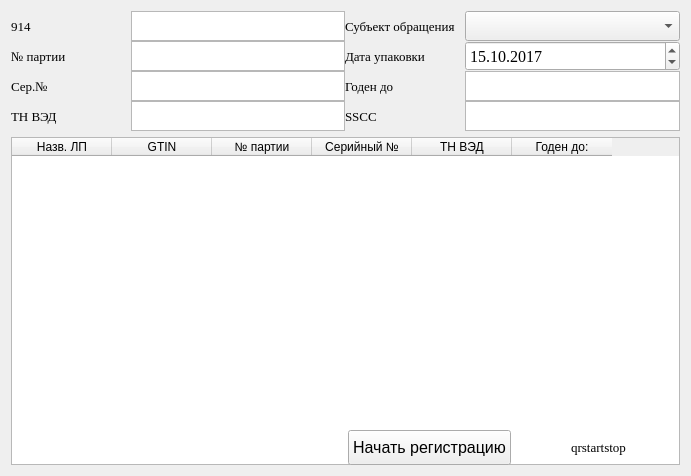
<?xml version="1.0" encoding="UTF-8"?>
<ui version="4.0">
 <class>UnitAppendWidget914</class>
 <widget class="QWidget" name="UnitAppendWidget914">
  <property name="geometry">
   <rect>
    <x>0</x>
    <y>0</y>
    <width>691</width>
    <height>476</height>
   </rect>
  </property>
  <property name="windowTitle">
   <string>UnitAppendWidget914</string>
  </property>
  <layout class="QGridLayout" name="gridLayout_4">
   <item row="0" column="0" colspan="2">
    <layout class="QGridLayout" name="gridLayout">
     <property name="spacing">
      <number>0</number>
     </property>
     <item row="3" column="3" colspan="2">
      <widget class="QTextEdit" name="SSCCValue">
       <property name="sizePolicy">
        <sizepolicy hsizetype="Expanding" vsizetype="Minimum">
         <horstretch>0</horstretch>
         <verstretch>0</verstretch>
        </sizepolicy>
       </property>
       <property name="minimumSize">
        <size>
         <width>0</width>
         <height>30</height>
        </size>
       </property>
       <property name="maximumSize">
        <size>
         <width>2000</width>
         <height>30</height>
        </size>
       </property>
       <property name="font">
        <font>
         <pointsize>8</pointsize>
        </font>
       </property>
       <property name="readOnly">
        <bool>true</bool>
       </property>
       <property name="html">
        <string>&lt;!DOCTYPE HTML PUBLIC &quot;-//W3C//DTD HTML 4.0//EN&quot; &quot;http://www.w3.org/TR/REC-html40/strict.dtd&quot;&gt;
&lt;html&gt;&lt;head&gt;&lt;meta name=&quot;qrichtext&quot; content=&quot;1&quot; /&gt;&lt;style type=&quot;text/css&quot;&gt;
p, li { white-space: pre-wrap; }
&lt;/style&gt;&lt;/head&gt;&lt;body style=&quot; font-family:'MS Shell Dlg 2'; font-size:8pt; font-weight:400; font-style:normal;&quot;&gt;
&lt;p style=&quot;-qt-paragraph-type:empty; margin-top:0px; margin-bottom:0px; margin-left:0px; margin-right:0px; -qt-block-indent:0; text-indent:0px; font-size:10pt;&quot;&gt;&lt;br /&gt;&lt;/p&gt;&lt;/body&gt;&lt;/html&gt;</string>
       </property>
      </widget>
     </item>
     <item row="3" column="2">
      <widget class="QLabel" name="SSCCLabel">
       <property name="sizePolicy">
        <sizepolicy hsizetype="Minimum" vsizetype="Minimum">
         <horstretch>0</horstretch>
         <verstretch>0</verstretch>
        </sizepolicy>
       </property>
       <property name="minimumSize">
        <size>
         <width>120</width>
         <height>30</height>
        </size>
       </property>
       <property name="maximumSize">
        <size>
         <width>60</width>
         <height>30</height>
        </size>
       </property>
       <property name="font">
        <font>
         <family>Times New Roman</family>
         <pointsize>10</pointsize>
        </font>
       </property>
       <property name="text">
        <string>SSCC</string>
       </property>
       <property name="alignment">
        <set>Qt::AlignLeading|Qt::AlignLeft|Qt::AlignVCenter</set>
       </property>
      </widget>
     </item>
     <item row="0" column="2" colspan="2">
      <widget class="QLabel" name="otpravit">
       <property name="sizePolicy">
        <sizepolicy hsizetype="Maximum" vsizetype="Minimum">
         <horstretch>0</horstretch>
         <verstretch>0</verstretch>
        </sizepolicy>
       </property>
       <property name="minimumSize">
        <size>
         <width>120</width>
         <height>0</height>
        </size>
       </property>
       <property name="font">
        <font>
         <family>Times New Roman</family>
         <pointsize>10</pointsize>
        </font>
       </property>
       <property name="text">
        <string>Субъект обращения</string>
       </property>
       <property name="alignment">
        <set>Qt::AlignLeading|Qt::AlignLeft|Qt::AlignVCenter</set>
       </property>
      </widget>
     </item>
     <item row="0" column="4">
      <widget class="QComboBox" name="senderID">
       <property name="sizePolicy">
        <sizepolicy hsizetype="Expanding" vsizetype="Minimum">
         <horstretch>0</horstretch>
         <verstretch>0</verstretch>
        </sizepolicy>
       </property>
       <property name="minimumSize">
        <size>
         <width>0</width>
         <height>30</height>
        </size>
       </property>
       <property name="font">
        <font>
         <pointsize>12</pointsize>
        </font>
       </property>
      </widget>
     </item>
     <item row="2" column="1">
      <widget class="QTextEdit" name="serialNumberAgregationValue">
       <property name="sizePolicy">
        <sizepolicy hsizetype="Expanding" vsizetype="Minimum">
         <horstretch>0</horstretch>
         <verstretch>0</verstretch>
        </sizepolicy>
       </property>
       <property name="minimumSize">
        <size>
         <width>130</width>
         <height>30</height>
        </size>
       </property>
       <property name="maximumSize">
        <size>
         <width>2000</width>
         <height>30</height>
        </size>
       </property>
       <property name="font">
        <font>
         <pointsize>8</pointsize>
        </font>
       </property>
       <property name="readOnly">
        <bool>true</bool>
       </property>
       <property name="html">
        <string>&lt;!DOCTYPE HTML PUBLIC &quot;-//W3C//DTD HTML 4.0//EN&quot; &quot;http://www.w3.org/TR/REC-html40/strict.dtd&quot;&gt;
&lt;html&gt;&lt;head&gt;&lt;meta name=&quot;qrichtext&quot; content=&quot;1&quot; /&gt;&lt;style type=&quot;text/css&quot;&gt;
p, li { white-space: pre-wrap; }
&lt;/style&gt;&lt;/head&gt;&lt;body style=&quot; font-family:'MS Shell Dlg 2'; font-size:8pt; font-weight:400; font-style:normal;&quot;&gt;
&lt;p style=&quot;-qt-paragraph-type:empty; margin-top:0px; margin-bottom:0px; margin-left:0px; margin-right:0px; -qt-block-indent:0; text-indent:0px; font-size:10pt;&quot;&gt;&lt;br /&gt;&lt;/p&gt;&lt;/body&gt;&lt;/html&gt;</string>
       </property>
      </widget>
     </item>
     <item row="1" column="4">
      <widget class="QDateTimeEdit" name="operationDate">
       <property name="sizePolicy">
        <sizepolicy hsizetype="Expanding" vsizetype="Minimum">
         <horstretch>0</horstretch>
         <verstretch>0</verstretch>
        </sizepolicy>
       </property>
       <property name="minimumSize">
        <size>
         <width>0</width>
         <height>30</height>
        </size>
       </property>
       <property name="maximumSize">
        <size>
         <width>2000</width>
         <height>30</height>
        </size>
       </property>
       <property name="font">
        <font>
         <family>Times New Roman</family>
         <pointsize>12</pointsize>
        </font>
       </property>
       <property name="date">
        <date>
         <year>2017</year>
         <month>10</month>
         <day>15</day>
        </date>
       </property>
       <property name="maximumDate">
        <date>
         <year>2099</year>
         <month>1</month>
         <day>1</day>
        </date>
       </property>
       <property name="minimumDate">
        <date>
         <year>2010</year>
         <month>1</month>
         <day>1</day>
        </date>
       </property>
       <property name="displayFormat">
        <string>dd.MM.yyyy</string>
       </property>
      </widget>
     </item>
     <item row="3" column="0">
      <widget class="QLabel" name="TNVEDabelAgregation">
       <property name="sizePolicy">
        <sizepolicy hsizetype="Minimum" vsizetype="Minimum">
         <horstretch>0</horstretch>
         <verstretch>0</verstretch>
        </sizepolicy>
       </property>
       <property name="minimumSize">
        <size>
         <width>120</width>
         <height>30</height>
        </size>
       </property>
       <property name="maximumSize">
        <size>
         <width>50</width>
         <height>30</height>
        </size>
       </property>
       <property name="font">
        <font>
         <family>Times New Roman</family>
         <pointsize>10</pointsize>
        </font>
       </property>
       <property name="text">
        <string>ТН ВЭД</string>
       </property>
       <property name="alignment">
        <set>Qt::AlignLeading|Qt::AlignLeft|Qt::AlignVCenter</set>
       </property>
      </widget>
     </item>
     <item row="2" column="2">
      <widget class="QLabel" name="productlifeimeLabelAgregation">
       <property name="sizePolicy">
        <sizepolicy hsizetype="Minimum" vsizetype="Minimum">
         <horstretch>0</horstretch>
         <verstretch>0</verstretch>
        </sizepolicy>
       </property>
       <property name="minimumSize">
        <size>
         <width>120</width>
         <height>30</height>
        </size>
       </property>
       <property name="maximumSize">
        <size>
         <width>60</width>
         <height>30</height>
        </size>
       </property>
       <property name="font">
        <font>
         <family>Times New Roman</family>
         <pointsize>10</pointsize>
        </font>
       </property>
       <property name="text">
        <string>Годен до</string>
       </property>
       <property name="alignment">
        <set>Qt::AlignLeading|Qt::AlignLeft|Qt::AlignVCenter</set>
       </property>
      </widget>
     </item>
     <item row="3" column="1">
      <widget class="QTextEdit" name="TNVEDValueAgregation">
       <property name="sizePolicy">
        <sizepolicy hsizetype="Expanding" vsizetype="Minimum">
         <horstretch>0</horstretch>
         <verstretch>0</verstretch>
        </sizepolicy>
       </property>
       <property name="minimumSize">
        <size>
         <width>130</width>
         <height>30</height>
        </size>
       </property>
       <property name="maximumSize">
        <size>
         <width>2000</width>
         <height>30</height>
        </size>
       </property>
       <property name="font">
        <font>
         <pointsize>8</pointsize>
        </font>
       </property>
       <property name="readOnly">
        <bool>true</bool>
       </property>
       <property name="html">
        <string>&lt;!DOCTYPE HTML PUBLIC &quot;-//W3C//DTD HTML 4.0//EN&quot; &quot;http://www.w3.org/TR/REC-html40/strict.dtd&quot;&gt;
&lt;html&gt;&lt;head&gt;&lt;meta name=&quot;qrichtext&quot; content=&quot;1&quot; /&gt;&lt;style type=&quot;text/css&quot;&gt;
p, li { white-space: pre-wrap; }
&lt;/style&gt;&lt;/head&gt;&lt;body style=&quot; font-family:'MS Shell Dlg 2'; font-size:8pt; font-weight:400; font-style:normal;&quot;&gt;
&lt;p style=&quot;-qt-paragraph-type:empty; margin-top:0px; margin-bottom:0px; margin-left:0px; margin-right:0px; -qt-block-indent:0; text-indent:0px; font-size:10pt;&quot;&gt;&lt;br /&gt;&lt;/p&gt;&lt;/body&gt;&lt;/html&gt;</string>
       </property>
      </widget>
     </item>
     <item row="0" column="0">
      <widget class="QLabel" name="GTINLabelAgregation">
       <property name="sizePolicy">
        <sizepolicy hsizetype="Minimum" vsizetype="Minimum">
         <horstretch>0</horstretch>
         <verstretch>0</verstretch>
        </sizepolicy>
       </property>
       <property name="minimumSize">
        <size>
         <width>120</width>
         <height>30</height>
        </size>
       </property>
       <property name="maximumSize">
        <size>
         <width>50</width>
         <height>30</height>
        </size>
       </property>
       <property name="font">
        <font>
         <family>Times New Roman</family>
         <pointsize>10</pointsize>
        </font>
       </property>
       <property name="text">
        <string>914</string>
       </property>
       <property name="alignment">
        <set>Qt::AlignLeading|Qt::AlignLeft|Qt::AlignVCenter</set>
       </property>
      </widget>
     </item>
     <item row="2" column="3" colspan="2">
      <widget class="QTextEdit" name="expirationdateAgregation">
       <property name="sizePolicy">
        <sizepolicy hsizetype="Expanding" vsizetype="Minimum">
         <horstretch>0</horstretch>
         <verstretch>0</verstretch>
        </sizepolicy>
       </property>
       <property name="minimumSize">
        <size>
         <width>0</width>
         <height>30</height>
        </size>
       </property>
       <property name="maximumSize">
        <size>
         <width>2000</width>
         <height>30</height>
        </size>
       </property>
       <property name="font">
        <font>
         <pointsize>8</pointsize>
        </font>
       </property>
       <property name="readOnly">
        <bool>true</bool>
       </property>
       <property name="html">
        <string>&lt;!DOCTYPE HTML PUBLIC &quot;-//W3C//DTD HTML 4.0//EN&quot; &quot;http://www.w3.org/TR/REC-html40/strict.dtd&quot;&gt;
&lt;html&gt;&lt;head&gt;&lt;meta name=&quot;qrichtext&quot; content=&quot;1&quot; /&gt;&lt;style type=&quot;text/css&quot;&gt;
p, li { white-space: pre-wrap; }
&lt;/style&gt;&lt;/head&gt;&lt;body style=&quot; font-family:'MS Shell Dlg 2'; font-size:8pt; font-weight:400; font-style:normal;&quot;&gt;
&lt;p style=&quot;-qt-paragraph-type:empty; margin-top:0px; margin-bottom:0px; margin-left:0px; margin-right:0px; -qt-block-indent:0; text-indent:0px; font-size:10pt;&quot;&gt;&lt;br /&gt;&lt;/p&gt;&lt;/body&gt;&lt;/html&gt;</string>
       </property>
      </widget>
     </item>
     <item row="1" column="2" colspan="2">
      <widget class="QLabel" name="dataotgruzki">
       <property name="sizePolicy">
        <sizepolicy hsizetype="Maximum" vsizetype="Minimum">
         <horstretch>0</horstretch>
         <verstretch>0</verstretch>
        </sizepolicy>
       </property>
       <property name="minimumSize">
        <size>
         <width>120</width>
         <height>0</height>
        </size>
       </property>
       <property name="font">
        <font>
         <family>Times New Roman</family>
         <pointsize>10</pointsize>
        </font>
       </property>
       <property name="text">
        <string>Дата упаковки</string>
       </property>
       <property name="alignment">
        <set>Qt::AlignLeading|Qt::AlignLeft|Qt::AlignVCenter</set>
       </property>
      </widget>
     </item>
     <item row="1" column="1">
      <widget class="QTextEdit" name="batchnumberTextAgregation">
       <property name="sizePolicy">
        <sizepolicy hsizetype="Expanding" vsizetype="Minimum">
         <horstretch>0</horstretch>
         <verstretch>0</verstretch>
        </sizepolicy>
       </property>
       <property name="minimumSize">
        <size>
         <width>130</width>
         <height>30</height>
        </size>
       </property>
       <property name="maximumSize">
        <size>
         <width>2000</width>
         <height>30</height>
        </size>
       </property>
       <property name="font">
        <font>
         <pointsize>8</pointsize>
        </font>
       </property>
       <property name="readOnly">
        <bool>true</bool>
       </property>
       <property name="html">
        <string>&lt;!DOCTYPE HTML PUBLIC &quot;-//W3C//DTD HTML 4.0//EN&quot; &quot;http://www.w3.org/TR/REC-html40/strict.dtd&quot;&gt;
&lt;html&gt;&lt;head&gt;&lt;meta name=&quot;qrichtext&quot; content=&quot;1&quot; /&gt;&lt;style type=&quot;text/css&quot;&gt;
p, li { white-space: pre-wrap; }
&lt;/style&gt;&lt;/head&gt;&lt;body style=&quot; font-family:'MS Shell Dlg 2'; font-size:8pt; font-weight:400; font-style:normal;&quot;&gt;
&lt;p style=&quot;-qt-paragraph-type:empty; margin-top:0px; margin-bottom:0px; margin-left:0px; margin-right:0px; -qt-block-indent:0; text-indent:0px; font-size:10pt;&quot;&gt;&lt;br /&gt;&lt;/p&gt;&lt;/body&gt;&lt;/html&gt;</string>
       </property>
      </widget>
     </item>
     <item row="0" column="1">
      <widget class="QTextEdit" name="GTINTextAgregation">
       <property name="sizePolicy">
        <sizepolicy hsizetype="Expanding" vsizetype="Minimum">
         <horstretch>0</horstretch>
         <verstretch>0</verstretch>
        </sizepolicy>
       </property>
       <property name="minimumSize">
        <size>
         <width>130</width>
         <height>30</height>
        </size>
       </property>
       <property name="maximumSize">
        <size>
         <width>2000</width>
         <height>30</height>
        </size>
       </property>
       <property name="font">
        <font>
         <pointsize>8</pointsize>
        </font>
       </property>
       <property name="readOnly">
        <bool>true</bool>
       </property>
       <property name="html">
        <string>&lt;!DOCTYPE HTML PUBLIC &quot;-//W3C//DTD HTML 4.0//EN&quot; &quot;http://www.w3.org/TR/REC-html40/strict.dtd&quot;&gt;
&lt;html&gt;&lt;head&gt;&lt;meta name=&quot;qrichtext&quot; content=&quot;1&quot; /&gt;&lt;style type=&quot;text/css&quot;&gt;
p, li { white-space: pre-wrap; }
&lt;/style&gt;&lt;/head&gt;&lt;body style=&quot; font-family:'MS Shell Dlg 2'; font-size:8pt; font-weight:400; font-style:normal;&quot;&gt;
&lt;p style=&quot;-qt-paragraph-type:empty; margin-top:0px; margin-bottom:0px; margin-left:0px; margin-right:0px; -qt-block-indent:0; text-indent:0px; font-size:10pt;&quot;&gt;&lt;br /&gt;&lt;/p&gt;&lt;/body&gt;&lt;/html&gt;</string>
       </property>
      </widget>
     </item>
     <item row="2" column="0">
      <widget class="QLabel" name="serialNumberAgregationLabel">
       <property name="sizePolicy">
        <sizepolicy hsizetype="Minimum" vsizetype="Minimum">
         <horstretch>0</horstretch>
         <verstretch>0</verstretch>
        </sizepolicy>
       </property>
       <property name="minimumSize">
        <size>
         <width>120</width>
         <height>30</height>
        </size>
       </property>
       <property name="maximumSize">
        <size>
         <width>50</width>
         <height>30</height>
        </size>
       </property>
       <property name="font">
        <font>
         <family>Times New Roman</family>
         <pointsize>10</pointsize>
        </font>
       </property>
       <property name="text">
        <string>Сер.№</string>
       </property>
       <property name="alignment">
        <set>Qt::AlignLeading|Qt::AlignLeft|Qt::AlignVCenter</set>
       </property>
      </widget>
     </item>
     <item row="1" column="0">
      <widget class="QLabel" name="batchnumberAgregation">
       <property name="sizePolicy">
        <sizepolicy hsizetype="Minimum" vsizetype="Minimum">
         <horstretch>0</horstretch>
         <verstretch>0</verstretch>
        </sizepolicy>
       </property>
       <property name="minimumSize">
        <size>
         <width>120</width>
         <height>30</height>
        </size>
       </property>
       <property name="maximumSize">
        <size>
         <width>50</width>
         <height>30</height>
        </size>
       </property>
       <property name="font">
        <font>
         <family>Times New Roman</family>
         <pointsize>10</pointsize>
        </font>
       </property>
       <property name="text">
        <string>№ партии</string>
       </property>
       <property name="alignment">
        <set>Qt::AlignLeading|Qt::AlignLeft|Qt::AlignVCenter</set>
       </property>
      </widget>
     </item>
    </layout>
   </item>
   <item row="1" column="0" rowspan="2" colspan="2">
    <widget class="QTableWidget" name="MedicamentsTable">
     <property name="columnCount">
      <number>6</number>
     </property>
     <attribute name="horizontalHeaderStretchLastSection">
      <bool>false</bool>
     </attribute>
     <attribute name="verticalHeaderVisible">
      <bool>false</bool>
     </attribute>
     <column>
      <property name="text">
       <string>Назв. ЛП</string>
      </property>
     </column>
     <column>
      <property name="text">
       <string>GTIN</string>
      </property>
     </column>
     <column>
      <property name="text">
       <string>№ партии</string>
      </property>
     </column>
     <column>
      <property name="text">
       <string>Серийный №</string>
      </property>
     </column>
     <column>
      <property name="text">
       <string>ТН ВЭД</string>
      </property>
     </column>
     <column>
      <property name="text">
       <string>Годен до:</string>
      </property>
     </column>
    </widget>
   </item>
   <item row="2" column="1">
    <layout class="QGridLayout" name="gridLayout_2">
     <item row="0" column="0">
      <widget class="QPushButton" name="RegistrationStartButton">
       <property name="minimumSize">
        <size>
         <width>0</width>
         <height>35</height>
        </size>
       </property>
       <property name="font">
        <font>
         <pointsize>12</pointsize>
        </font>
       </property>
       <property name="text">
        <string>Начать регистрацию</string>
       </property>
      </widget>
     </item>
     <item row="0" column="2">
      <widget class="QLabel" name="qrstartstop">
       <property name="font">
        <font>
         <family>Times New Roman</family>
         <pointsize>10</pointsize>
        </font>
       </property>
       <property name="text">
        <string>qrstartstop</string>
       </property>
       <property name="alignment">
        <set>Qt::AlignCenter</set>
       </property>
      </widget>
     </item>
    </layout>
   </item>
  </layout>
  <widget class="QWidget" name="layoutWidget_3">
   <property name="geometry">
    <rect>
     <x>760</x>
     <y>450</y>
     <width>167</width>
     <height>21</height>
    </rect>
   </property>
   <layout class="QGridLayout" name="gridLayout_3">
    <item row="0" column="0">
     <widget class="QSplitter" name="splitter">
      <property name="font">
       <font>
        <pointsize>12</pointsize>
       </font>
      </property>
      <property name="orientation">
       <enum>Qt::Horizontal</enum>
      </property>
      <widget class="QLabel" name="countMedicamentLabel">
       <property name="sizePolicy">
        <sizepolicy hsizetype="Maximum" vsizetype="Preferred">
         <horstretch>0</horstretch>
         <verstretch>0</verstretch>
        </sizepolicy>
       </property>
       <property name="font">
        <font>
         <pointsize>12</pointsize>
        </font>
       </property>
       <property name="text">
        <string>Количество пачек:</string>
       </property>
      </widget>
      <widget class="QLabel" name="countMedicamentValue">
       <property name="font">
        <font>
         <pointsize>12</pointsize>
        </font>
       </property>
       <property name="text">
        <string>0</string>
       </property>
       <property name="alignment">
        <set>Qt::AlignRight|Qt::AlignTrailing|Qt::AlignVCenter</set>
       </property>
      </widget>
     </widget>
    </item>
    <item row="0" column="1">
     <widget class="QLabel" name="errorLabel">
      <property name="sizePolicy">
       <sizepolicy hsizetype="Expanding" vsizetype="Preferred">
        <horstretch>0</horstretch>
        <verstretch>0</verstretch>
       </sizepolicy>
      </property>
      <property name="font">
       <font>
        <pointsize>12</pointsize>
       </font>
      </property>
      <property name="text">
       <string/>
      </property>
     </widget>
    </item>
   </layout>
  </widget>
 </widget>
 <layoutdefault spacing="6" margin="11"/>
 <resources/>
 <connections/>
</ui>
